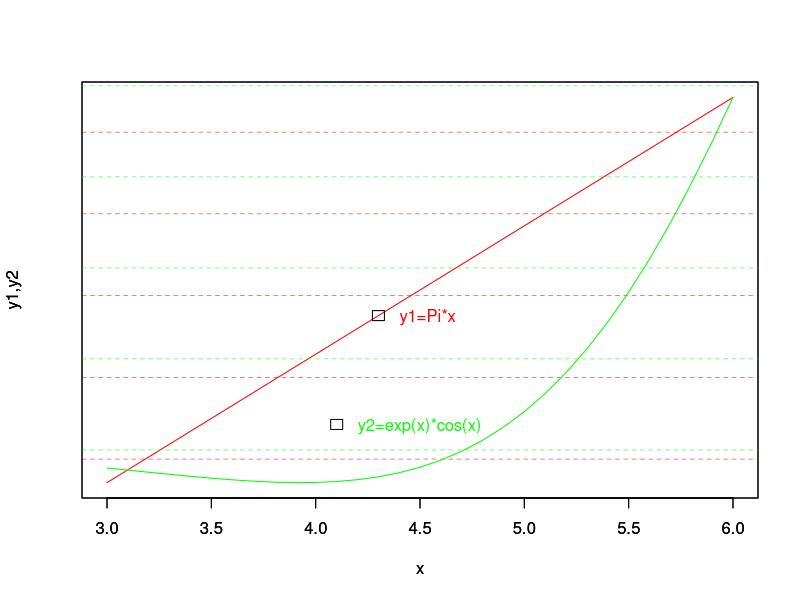

Reproduce this figure in R.
x=seq(3, 6, by=0.1)
y1=pi*x
y2=exp(x)*cos(x)
plot(x,y1,type='l',col='red',yaxt='n',ylab='y1,y2')
grid(NA,ny=NULL,col='red',lty='dashed',lwd=0.5)
legend(4.2,14,'y1=Pi*x',density=1, bty='n',cex=1,
adj=c(0,0.5),text.col='red',plot=TRUE)
par(new=TRUE)
plot(x,y2,type='l',col='green',yaxt='n',ylab='y1,y2')
grid(NA,ny=NULL,col='green',lty='dashed',lwd=0.5)
legend(4.0,50,'y2=exp(x)*cos(x)',density=1, bty='n',cex=1,
adj=c(0,0.5),text.col='green',plot=TRUE)
